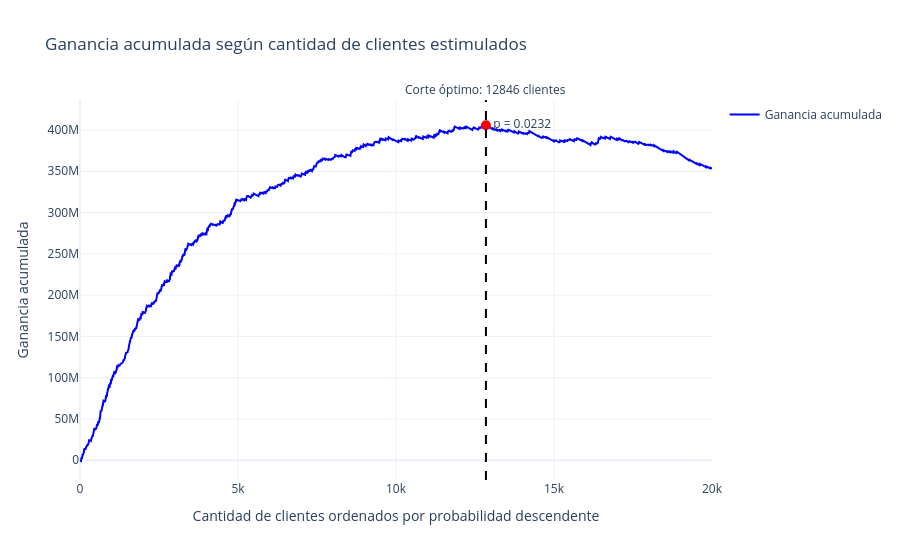

Notebook code cell kept with this figure:
### Markdown cell above
## Evaluo puntos de corte

### Code cell
import plotly.graph_objects as go

orden = np.argsort(y_pred_my_model)[::-1] # ordeno los valores predichos
print(orden)
ganancia_ordenada = np.where(y_test_class.values == "BAJA+2", ganancia_acierto, -costo_estimulo)[orden]
print(ganancia_ordenada)
ganancia_acumulada = np.cumsum(ganancia_ordenada)

mejor_corte = np.argmax(ganancia_acumulada) + 1
# sumamos "1" para que sea legible en términos de " cantidad de personas a las que conviene enviar "
mejor_ganancia = ganancia_acumulada[mejor_corte - 1] # restamos 1 para recuperar el índice
p_corte = y_pred_my_model[orden][mejor_corte - 1]

limite = 20000 # cortamos la figura para no plotear a todo el n del dataset

fig = go.Figure()

fig.add_trace(go.Scatter(
    x=list(range(1, limite + 1)), y=ganancia_acumulada[:limite],
    mode='lines', name='Ganancia acumulada', line=dict(color='blue')
))

fig.add_vline(
    x=mejor_corte, line_dash='dash', line_color='black',
    annotation_text=f'Corte óptimo: {mejor_corte} clientes',
    annotation_position='top'
)

fig.add_trace(go.Scatter(
    x=[mejor_corte], y=[mejor_ganancia],
    mode='markers+text', marker=dict(color='red', size=10),
    text=[f'p = {p_corte:.4f}'], textposition='middle right',
    showlegend=False
))

fig.update_layout(
    title='Ganancia acumulada según cantidad de clientes estimulados',
    xaxis_title='Cantidad de clientes ordenados por probabilidad descendente',
    yaxis_title='Ganancia acumulada',
    xaxis_range=[0, limite],
    template='plotly_white'
)

fig.show()

print(f"Máxima ganancia: {mejor_ganancia:.2f} en el cliente núm. {mejor_corte}, con probabilidad de corte p = {p_corte:.4f}")

### Figure 1 — Plotly figure (JSON) as saved in the notebook; plotly's stock layout.template omitted (floating-point values rounded to 4 significant figures; data arrays with more than 128 entries replaced by an {"elided": "..."} marker saying what was removed)
{"data": [{"line": {"color": "blue"}, "mode": "lines", "name": "Ganancia acumulada", "type": "scatter", "x": {"elided": "20000 int values"}, "y": {"elided": "20000 float values"}}, {"marker": {"color": "red", "size": 10}, "mode": "markers+text", "showlegend": false, "text": ["p = 0.0232"], "textposition": "middle right", "type": "scatter", "x": [12846], "y": [405735000]}], "layout": {"annotations": [{"showarrow": false, "text": "Corte óptimo: 12846 clientes", "x": 12846, "xanchor": "center", "xref": "x", "y": 1, "yanchor": "bottom", "yref": "y domain"}], "shapes": [{"line": {"color": "black", "dash": "dash"}, "type": "line", "x0": 12846, "x1": 12846, "xref": "x", "y0": 0, "y1": 1, "yref": "y domain"}], "title": {"text": "Ganancia acumulada según cantidad de clientes estimulados"}, "xaxis": {"range": [0, 20000], "title": {"text": "Cantidad de clientes ordenados por probabilidad descendente"}}, "yaxis": {"title": {"text": "Ganancia acumulada"}}}}
